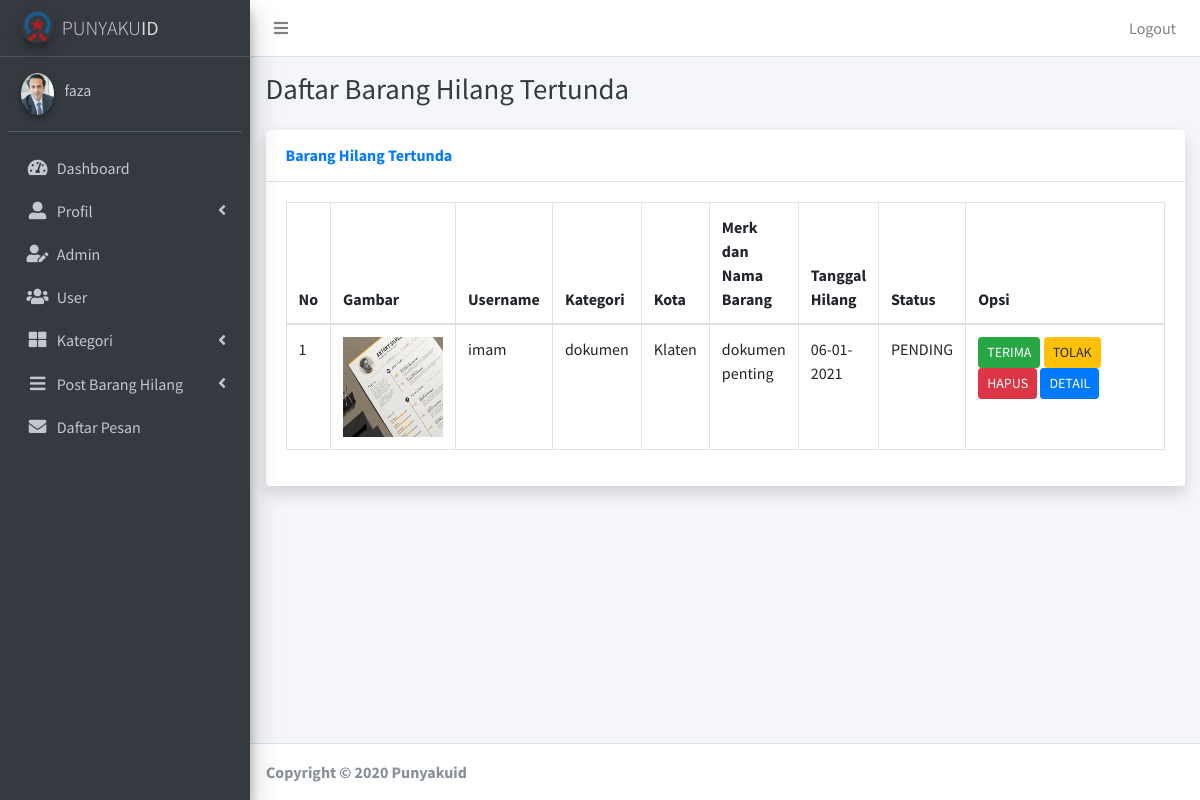
The app's page /admin/adm_barang_hilang_tunda.php (signed in) with its own data.
### tables this page shows
CREATE TABLE `user` (
  `id_user` int(5) NOT NULL,
  `nama` varchar(30) NOT NULL,
  `email` varchar(100) NOT NULL,
  `username` varchar(20) NOT NULL,
  `password` varchar(255) NOT NULL,
  `alamat` varchar(50) NOT NULL,
  `no_hp` varchar(12) NOT NULL,
  `level` varchar(15) NOT NULL,
  `gambar_user` varchar(110) NOT NULL
);

CREATE TABLE `barang_hilang` (
  `id_bh` int(5) NOT NULL,
  `id_ktg_barang` int(11) NOT NULL,
  `id_user` int(5) NOT NULL,
  `id_kota` int(11) NOT NULL,
  `id_status` int(11) NOT NULL,
  `nama_bh` varchar(50) NOT NULL,
  `tgl_bh` date NOT NULL,
  `lokasi_bh` varchar(50) NOT NULL,
  `penyebab_bh` varchar(50) NOT NULL,
  `gambar_bh` varchar(110) NOT NULL,
  `pesan_bh` varchar(50) NOT NULL
);

CREATE TABLE `kategori_barang` (
  `id_ktg_barang` int(5) NOT NULL,
  `ktg_barang` varchar(20) NOT NULL
);

CREATE TABLE `kota` (
  `id_kota` int(11) NOT NULL,
  `nama_kota` varchar(30) NOT NULL
);

CREATE TABLE `status` (
  `id_status` int(11) NOT NULL,
  `ket_status` varchar(20) NOT NULL
);

### admin/adm_barang_hilang_tunda.php (the view, shortened to what this page needs)
<?php
include '../template/adm_topbar.php';
include '../template/adm_sidebar.php';
require '../koneksi.php';
?>
<div class="content-wrapper">
    <div class="content-header">
        <div class="container-fluid">
            <div class="row mb-2">
                <div class="col-sm-6">
                    <h1 class="m-0 text-dark">Daftar Barang Hilang Tertunda</h1>
                </div>
            </div>
        </div>
    </div>
    <section class="content">
        <div class="container-fluid">
            <div class="row">
                <div class="col-12">
                    <div class="card shadow mb-4">
                        <div class="card-header py-3">
                            <h6 class="m-0 font-weight-bold text-primary">Barang Hilang Tertunda</h6>
                        </div>
                        <div class="card-body">
                            <div class="table-responsive">
                                <table class="table table-bordered" id="dataTable" width="100%" cellspacing="0">
                                    <thead>
                                        <tr>
                                            <th style="width: 5%">No</th>
                                            <th>Gambar</th>
                                            <th>Username</th>
                                            <th>Kategori</th>
                                            <th>Kota</th>
                                            <th>Merk dan Nama Barang</th>
                                            <th>Tanggal Hilang</th>
                                            <th>Status</th>
                                            <th style="width: 27%;">Opsi</th>
                                        </tr>
                                    </thead>
                                    <tbody>
                                        <?php
                                        $no = 1;
                                        $data = mysqli_query(
                                            $koneksi,
                                            "select * from barang_hilang
        inner join kategori_barang on barang_hilang.id_ktg_barang = kategori_barang.id_ktg_barang
        inner join kota on barang_hilang.id_kota = kota.id_kota
        inner join user on barang_hilang.id_user = user.id_user
        inner join status on barang_hilang.id_status = status.id_status
        where status.id_status ='1'"
                                        );
                                        while ($d = mysqli_fetch_array($data)) {
                                        ?>
                                            <tr>
                                                <td><?php echo $no++; ?></td>
                                                <td><img src="../assets/img/barang_hilang/<?php echo $d['gambar_bh']; ?>" width=" 100px" height="100px"></td>
                                                <td><?php echo $d['username']; ?></td>
                                                <td><?php echo $d['ktg_barang']; ?></td>
                                                <td><?php echo $d['nama_kota']; ?></td>
                                                <td><?php echo $d['nama_bh']; ?></td>
                                                <td><?php echo date('d-m-Y', strtotime($d['tgl_bh']));  ?></td>
                                                <td><?php echo $d['ket_status']; ?></td>
                                                <td>
                                                    <a class="btn btn-sm btn-success" href="../adm_barang_hilang/terima_barang_hilang.php?id_bh= <?php echo $d['id_bh']; ?>">TERIMA</a>
                                                    <a class="btn btn-sm btn-warning" href="../adm_barang_hilang/tolak_barang_hilang.php?id_bh= <?php echo $d['id_bh']; ?>">TOLAK</a>
                                                    <a class="btn btn-sm btn-danger" href="../adm_barang_hilang/hapus_barang_hilang.php?id_bh= <?php echo $d['id_bh']; ?>">HAPUS</a>
                                                    <a class="btn btn-sm btn-primary" href="../detail_barang.php?id_bh=<?php echo $d['id_bh'] ?>">DETAIL</a>
                                                </td>
                                            </tr>
                                        <?php
                                        }
                                        ?>
                                </table>
                            </div>
                        </div>
                    </div>
                </div>
            </div>
        </div>
</div>
</div>
<?php
include '../template/adm_footer.php';
?>

### template/adm_sidebar.php (shortened to what this page needs)
<?php
function menu_active($menu)
{
    $url = explode('/', $_SERVER['REQUEST_URI']);
    if ($url[3] == $menu) {
        echo "active";
    }
}
function menu_tiga_open($menu1, $menu2, $menu3)
{
    $url = explode('/', $_SERVER['REQUEST_URI']);
    if ($url[3] == $menu1 || $url[3] == $menu2 || $url[3] == $menu3) {
        echo "menu-open";
    }
}
function menu_dua_open($menu1, $menu2)
{
    $url = explode('/', $_SERVER['REQUEST_URI']);
    if ($url[3] == $menu1 || $url[3] == $menu2) {
        echo "menu-open";
    }
}
function menu_dua_active($menu1, $menu2)
{
    $url = explode('/', $_SERVER['REQUEST_URI']);
    if ($url[3] == $menu1 || $url[3] == $menu2) {
        echo "active";
    }
}
function menu_tiga_active($menu1, $menu2, $menu3)
{
    $url = explode('/', $_SERVER['REQUEST_URI']);
    if ($url[3] == $menu1 || $url[3] == $menu2 || $url[3] == $menu3) {
        echo "active";
    }
}
function menu_empat_open($menu1, $menu2, $menu3, $menu4)
{
    $url = explode('/', $_SERVER['REQUEST_URI']);
    if ($url[3] == $menu1 || $url[3] == $menu2 || $url[3] == $menu3 || $url[3] == $menu4) {
        echo "menu-open";
    }
}
function menu_empat_active($menu1, $menu2, $menu3, $menu4)
{
    $url = explode('/', $_SERVER['REQUEST_URI']);
    if ($url[3] == $menu1 || $url[3] == $menu2 || $url[3] == $menu3 || $url[3] == $menu4) {
        echo "active";
    }
}
require '../koneksi.php';
$id_user = $_SESSION['id_user'];
$d = mysqli_fetch_array(mysqli_query($koneksi, "select * from user where id_user = '$id_user'"));
?>
<aside class="main-sidebar sidebar-dark-primary elevation-4">
    <a href="../index.php" class="brand-link">
        <img src="../assets/img/iconn.png" alt="AdminLTE Logo" class="brand-image img-circle elevation-3" style="opacity: .8">
        <span class="brand-text font-weight-light">PUNYAKU<strong>ID</strong></span>
    </a>
    <div class="sidebar">
        <div class="user-panel mt-3 pb-3 mb-3 d-flex">
            <div class="image">
                <img src="../assets/img/user/<?php echo $d['gambar_user']; ?>" class="img-circle elevation-2">
            </div>
            <div class="info">
                <a href="#" class="d-block"><?php echo $_SESSION['username']; ?></a>
            </div>
        </div>
        <nav class="mt-2">
            <ul class="nav nav-pills nav-sidebar flex-column" data-widget="treeview" role="menu" data-accordion="false">
                <li class="nav-item">
                    <a href="../admin/dashboard.php" class="nav-link <?php menu_active("dashboard.php") ?>">
                        <i class="nav-icon fas fa-tachometer-alt"></i>
                        <p>Dashboard</p>
                    </a>
                </li>
                <li class="nav-item has-treeview <?php menu_tiga_open("adm_profil.php", "adm_edit_profil.php", "adm_edit_pass.php") ?>">
                    <a href="#" class="nav-link <?php menu_tiga_active("adm_profil.php", "adm_edit_profil.php", "adm_edit_pass.php") ?>">
                        <i class="nav-icon fas fa-user-alt"></i>
                        <p>
                            Profil
                            <i class="right fas fa-angle-left"></i>
                        </p>
                    </a>
                </li>
                <li class="nav-item">
                    <a href="../admin/adm_admin.php" class="nav-link  <?php menu_active("adm_admin.php") ?>">
                        <i class="nav-icon fa fa-user-edit"></i>
                        <p>Admin</p>
                    </a>
                </li>
                <li class="nav-item">
                    <a href="../admin/adm_user.php" class="nav-link  <?php menu_active("adm_user.php") ?>">
                        <i class="nav-icon fa fa-users"></i>
                        <p>User</p>
                    </a>
                </li>
                <li class="nav-item has-treeview <?php menu_dua_open("adm_kategori_barang.php", "adm_kota.php") ?>">
                    <a href="#" class="nav-link <?php menu_dua_active("adm_kategori_barang.php", "adm_kota.php") ?>">
                        <i class="nav-icon fa fa-th-large"></i>
                        <p>
                            Kategori
                            <i class="right fas fa-angle-left"></i>
                        </p>
                    </a>
                </li>
                <li class="nav-item has-treeview <?php menu_empat_open("adm_barang_hilang_tunda.php", "adm_barang_hilang_tolak.php", "adm_barang_hilang_selesai.php", "adm_barang_hilang_terbit.php") ?>">
                    <a href="#" class="nav-link <?php menu_empat_active("adm_barang_hilang_tunda.php", "adm_barang_hilang_tolak.php", "adm_barang_hilang_selesai.php", "adm_barang_hilang_terbit.php") ?>">
                        <i class=" nav-icon fa fa-bars"></i>
                        <p>
                            Post Barang Hilang
                            <i class="right fas fa-angle-left"></i>
                        </p>
                    </a>
                </li>
                <li class="nav-item">
                    <a href="../admin/adm_pesan.php" class="nav-link  <?php menu_active("adm_pesan.php") ?>">
                        <i class="nav-icon fas fa-envelope"></i>
                        <p>Daftar Pesan</p>
                    </a>
                </li>
            </ul>
        </nav>
    </div>
</aside>

### records on screen
user: gambar_user (picture)
barang_hilang: gambar_bh (picture), id_user.username "imam", id_ktg_barang.ktg_barang "dokumen", id_kota.nama_kota "Klaten", nama_bh "dokumen penting", tgl_bh "06-01-2021", id_status.ket_status "PENDING"

### other values on screen
$_SESSION['username'] "faza"
